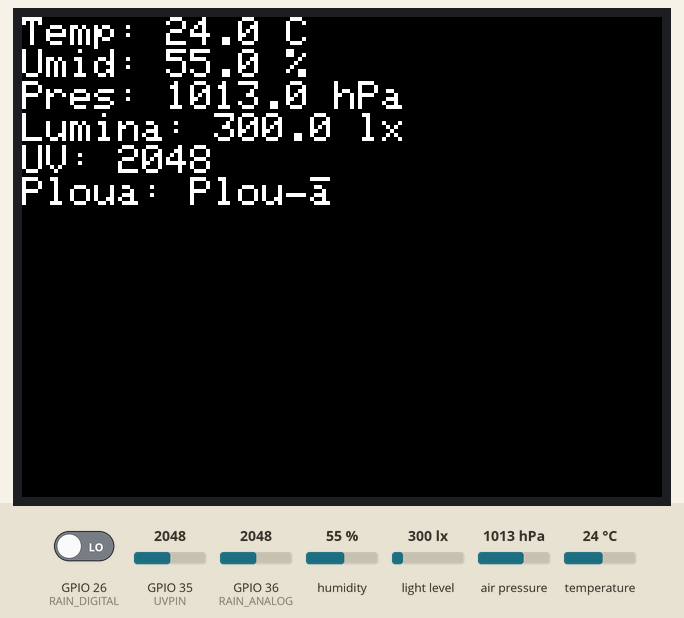
A sketch run on a simulated ESP32. Shown: 320×240 colour display. The test bench sets the inputs (shaded band); at power-on: GPIO 26 (RAIN_DIGITAL) LOW, humidity 55 %, light level 300 lx, GPIO 35 (UVPIN) = 2048, air pressure 1013 hPa, GPIO 36 (RAIN_ANALOG) = 2048, temperature 24 °C. WiFi joins after 1.5 s; servers stay silent unless stated; uploads are accepted with an empty reply; what the sketch prints to the serial monitor is not drawn.

Above: at 2.9 s.
3.0 s: GPIO 26 (RAIN_DIGITAL) driven HIGH
At 9.7 s:
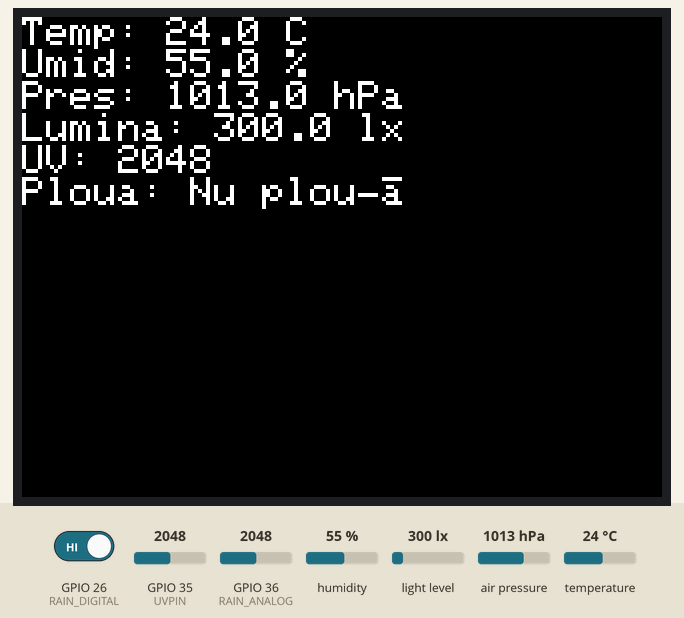
10.6 s: GPIO 26 (RAIN_DIGITAL) driven LOW
At 17.4 s:
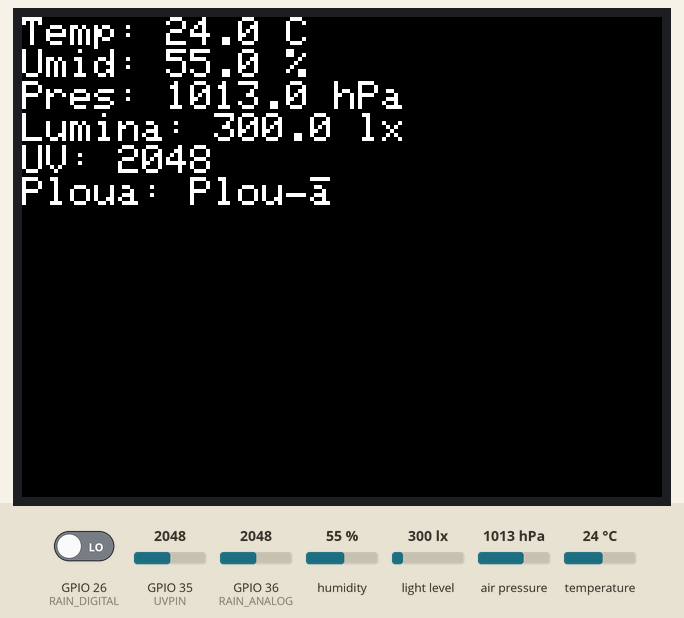
18.0 s: humidity set to 22 %
At 25.0 s:
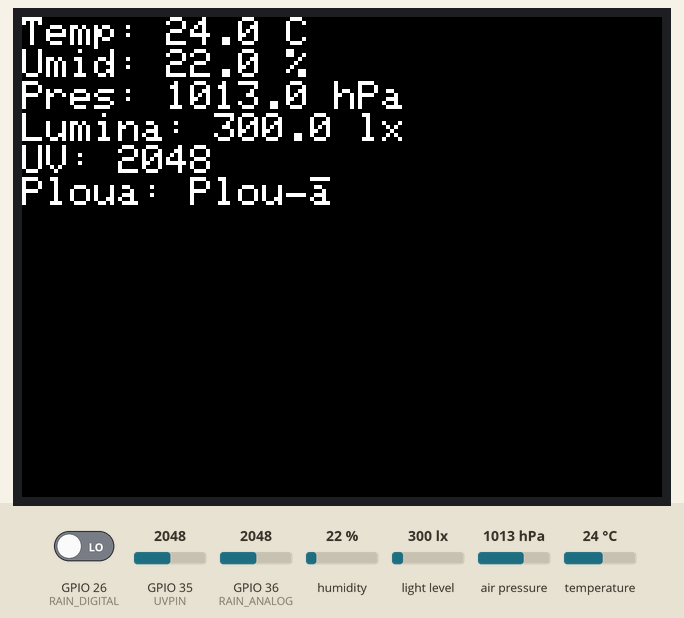
25.3 s: light level set to 40 lx
At 31.7 s:
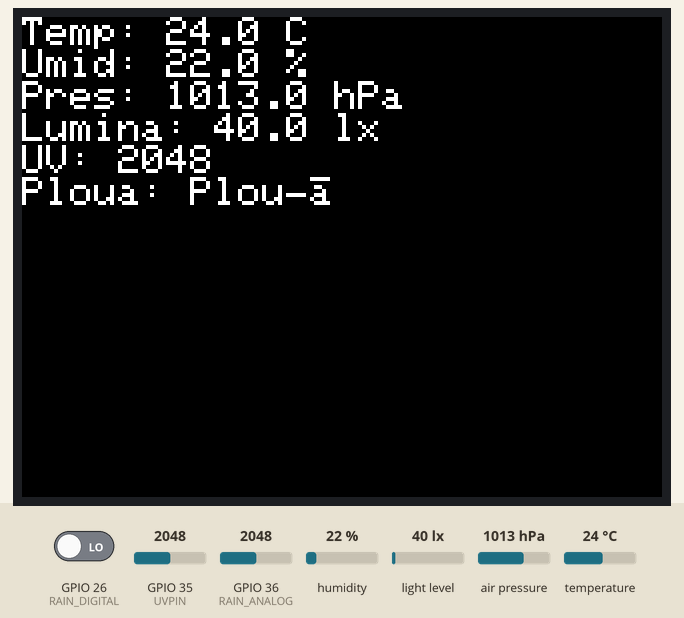
32.6 s: GPIO 35 (UVPIN) set to 2866
At 39.4 s:
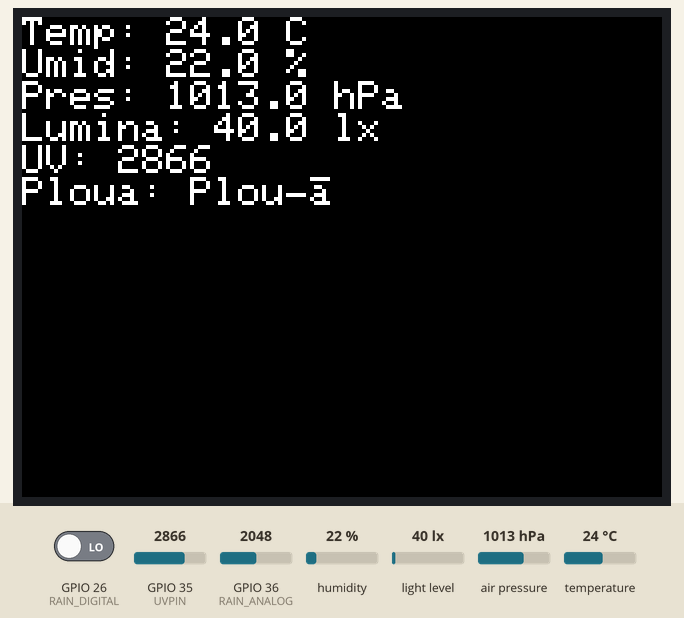
39.9 s: air pressure set to 952 hPa
At 47.1 s:
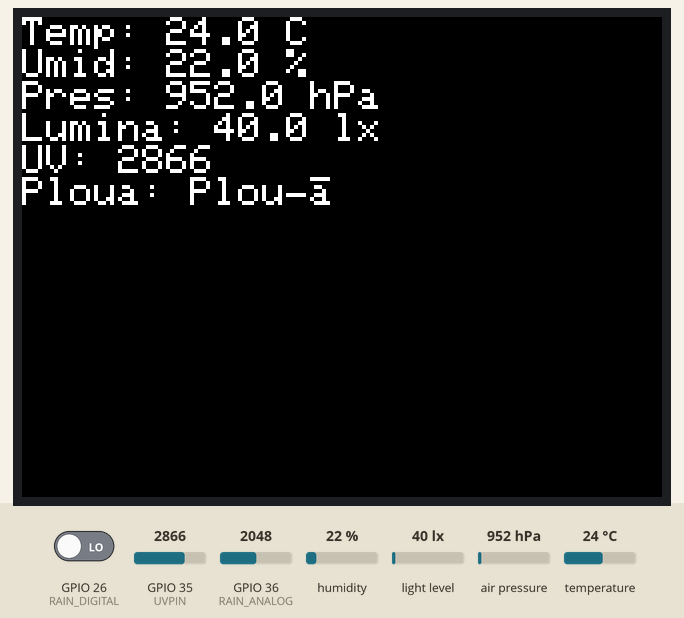
Timing chart, 0 to 48.3 s (numbered marks = the images above; inputs shaded):
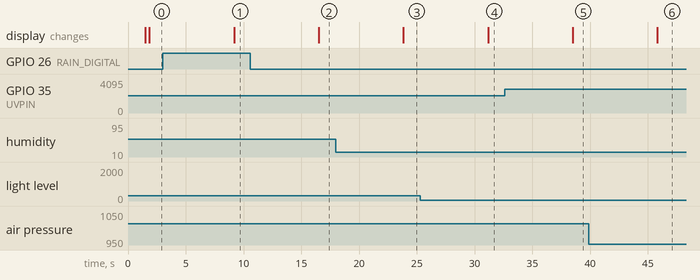

Measured:
- after the input at 3.0 s, the display: changes after 6.2 s (image 1)
- after the input at 10.6 s, the display: changes after 5.9 s (image 2)
- after the input at 18.0 s, the display: changes after 5.8 s (image 3)
- after the input at 25.3 s, the display: changes after 5.9 s (image 4)
- after the input at 32.6 s, the display: changes after 5.9 s (image 5)
- after the input at 39.9 s, the display: changes after 5.9 s (image 6)

The sketch:

Disertatie.ino
```cpp
#include <WiFi.h>
#include <HTTPClient.h>
#include "DHT.h"
#include <Wire.h>
#include <BH1750.h>
#include <Adafruit_BMP280.h>
#include <TFT_eSPI.h>
#include <SPI.h>

// === Configurare senzori ===
#define DHTPIN 27
#define DHTTYPE DHT22
DHT dht(DHTPIN, DHTTYPE);

#define UVPIN 35
#define RAIN_DIGITAL 26
#define RAIN_ANALOG 36

BH1750 lightMeter;
Adafruit_BMP280 bmp;
TFT_eSPI tft = TFT_eSPI();

// === WiFi și server ===
const char* ssid = "TP-Link_515C";
const char* password = "hera2000";
const char* serverName = "http://192.168.1.130:5000/data";

void setup() {
  Serial.begin(115200);
  dht.begin();
  pinMode(RAIN_DIGITAL, INPUT);
  Wire.begin();

  if (lightMeter.begin()) Serial.println("BH1750 OK");
  else Serial.println("Eroare BH1750");

  if (bmp.begin(0x76)) Serial.println("BMP280 OK");
  else Serial.println("Eroare BMP280");

  WiFi.begin(ssid, password);
  Serial.print("Conectare la Wi-Fi");
  while (WiFi.status() != WL_CONNECTED) {
    delay(500);
    Serial.print(".");
  }
  Serial.println("\nConectat!");

  // === Inițializare LCD ===
  tft.init();
  tft.setRotation(1);
  tft.fillScreen(TFT_BLACK);
  tft.setTextColor(TFT_WHITE, TFT_BLACK);
  tft.setTextSize(2);
}

void loop() {
  float humidity = dht.readHumidity();
  float temperature = dht.readTemperature();

  int uvValue = analogRead(UVPIN);
  float uvVoltage = uvValue * (3.3 / 4095.0);

  int rainDigital = digitalRead(RAIN_DIGITAL);
  String rainStatus = (rainDigital == HIGH) ? "Nu plouă" : "Plouă";
  int rainAnalog = analogRead(RAIN_ANALOG);

  float lightLevel = lightMeter.readLightLevel();
  float pressure = bmp.readPressure() / 100.0;

  if (isnan(humidity) || isnan(temperature)) {
    Serial.println("Eroare citire DHT22");
    delay(7000);
    return;
  }

  if (isnan(lightLevel)) lightLevel = 0.0;
  if (isnan(pressure)) pressure = 0.0;

  // === Afișare pe LCD ===
  tft.fillScreen(TFT_BLACK);
  tft.setCursor(0, 0);
  tft.printf("Temp: %.1f C\n", temperature);
  tft.printf("Umid: %.1f %%\n", humidity);
  tft.printf("Pres: %.1f hPa\n", pressure);
  tft.printf("Lumina: %.1f lx\n", lightLevel);
  tft.printf("UV: %d\n", uvValue);
  tft.printf("Ploua: %s\n", rainStatus.c_str());

  // === Serial Monitor ===
  Serial.println("===== Date meteo =====");
  Serial.printf("Temperatură: %.1f °C\n", temperature);
  Serial.printf("Umiditate: %.1f %%\n", humidity);
  Serial.printf("UV: %d (%.2f V)\n", uvValue, uvVoltage);
  Serial.printf("Status ploaie: %s\n", rainStatus.c_str());
  Serial.printf("Valoare analogică ploaie: %d\n", rainAnalog);
  Serial.printf("Luminozitate: %.1f lx\n", lightLevel);
  Serial.printf("Presiune: %.2f hPa\n", pressure);
  Serial.println("========================");

  // === Trimitere date spre Flask ===
  if (WiFi.status() == WL_CONNECTED) {
    HTTPClient http;
    http.begin(serverName);
    http.addHeader("Content-Type", "application/json");

    String json = "{";
    json += "\"temperature\":" + String(temperature) + ",";
    json += "\"humidity\":" + String(humidity) + ",";
    json += "\"uvValue\":" + String(uvValue) + ",";
    json += "\"uvVoltage\":" + String(uvVoltage, 2) + ",";
    json += "\"rainStatus\":\"" + rainStatus + "\",";
    json += "\"rainAnalog\":" + String(rainAnalog) + ",";
    json += "\"lightLevel\":" + String(lightLevel) + ",";
    json += "\"pressure\":" + String(pressure);
    json += "}";

    int httpCode = http.POST(json);
    if (httpCode > 0) {
      String response = http.getString();
      Serial.println("Răspuns server: " + response);
    } else {
      Serial.println("Eroare trimitere: " + String(httpCode));
    }
    http.end();
  } else {
    Serial.println("Wi-Fi deconectat.");
  }

  delay(7000);
}
```
